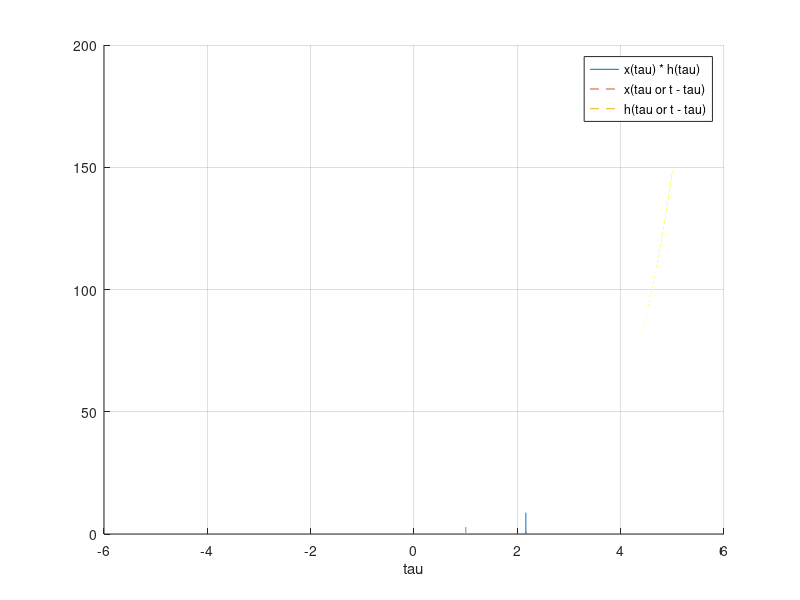

Reproduce this figure in MATLAB.
clear
clf

u = @(t) t > 0;

# t value to test
t = 2.1651;

# range of tau
int_min = -5;
int_max = 5;
samp = 1000000;
tau = linspace(int_min, int_max, samp);
dT = (int_max - int_min) / samp;

# x(t) or x(t - tau)
x_orig = @(t) u(t);
x = @(tau) x_orig(t - tau); # secondary functions allow flipping of x or h easily

# h(t) or h(t - tau)
h_orig = @(t) exp(t) .* u(t - 1);
h = @(tau) h_orig(tau);

lconv = @(tau) x(tau) .* h(tau);
num_ans = trapz(tau, lconv(tau)) # "quad" routines don't handle singularities easily and reliably

hold on
plot(tau, lconv(tau))
plot(tau, x(tau), "--")
plot(tau, h(tau), "--")
# plot(tau, conv(x, h, "same") .* dT); # octave convolution is smoothed, and also takes a while for a ton of samples!
hold off
grid on
legend("x(tau) * h(tau)", "x(tau or t - tau)", "h(tau or t - tau)");
xlabel("tau")
